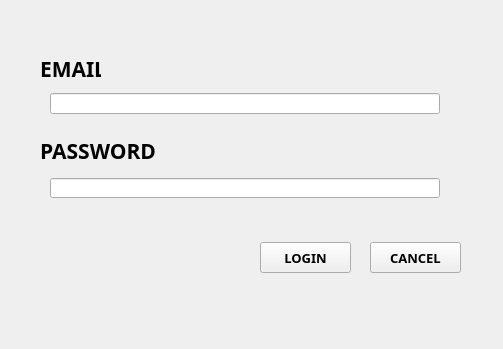
<?xml version="1.0" encoding="UTF-8"?>
<ui version="4.0">
 <class>loginPage</class>
 <widget class="QMainWindow" name="loginPage">
  <property name="geometry">
   <rect>
    <x>0</x>
    <y>0</y>
    <width>503</width>
    <height>349</height>
   </rect>
  </property>
  <property name="minimumSize">
   <size>
    <width>503</width>
    <height>349</height>
   </size>
  </property>
  <property name="maximumSize">
   <size>
    <width>503</width>
    <height>349</height>
   </size>
  </property>
  <property name="windowTitle">
   <string>Login</string>
  </property>
  <widget class="QWidget" name="centralwidget">
   <widget class="QLabel" name="emailText">
    <property name="geometry">
     <rect>
      <x>40</x>
      <y>53</y>
      <width>61</width>
      <height>31</height>
     </rect>
    </property>
    <property name="font">
     <font>
      <family>Bahnschrift SemiBold</family>
      <pointsize>16</pointsize>
      <weight>75</weight>
      <bold>true</bold>
     </font>
    </property>
    <property name="text">
     <string>EMAIL</string>
    </property>
   </widget>
   <widget class="QLabel" name="passwordText">
    <property name="geometry">
     <rect>
      <x>40</x>
      <y>140</y>
      <width>120</width>
      <height>21</height>
     </rect>
    </property>
    <property name="font">
     <font>
      <family>Bahnschrift SemiBold</family>
      <pointsize>16</pointsize>
      <weight>75</weight>
      <bold>true</bold>
     </font>
    </property>
    <property name="text">
     <string>PASSWORD</string>
    </property>
   </widget>
   <widget class="QLineEdit" name="emailEntry">
    <property name="geometry">
     <rect>
      <x>50</x>
      <y>93</y>
      <width>390</width>
      <height>21</height>
     </rect>
    </property>
    <property name="clearButtonEnabled">
     <bool>true</bool>
    </property>
   </widget>
   <widget class="QLineEdit" name="passwordEntry">
    <property name="geometry">
     <rect>
      <x>50</x>
      <y>178</y>
      <width>390</width>
      <height>20</height>
     </rect>
    </property>
    <property name="clearButtonEnabled">
     <bool>true</bool>
    </property>
   </widget>
   <widget class="QPushButton" name="loginButton">
    <property name="geometry">
     <rect>
      <x>260</x>
      <y>242</y>
      <width>91</width>
      <height>31</height>
     </rect>
    </property>
    <property name="font">
     <font>
      <family>Bahnschrift SemiBold</family>
      <pointsize>10</pointsize>
      <weight>75</weight>
      <bold>true</bold>
     </font>
    </property>
    <property name="text">
     <string>LOGIN</string>
    </property>
   </widget>
   <widget class="QPushButton" name="cancleButton">
    <property name="geometry">
     <rect>
      <x>370</x>
      <y>242</y>
      <width>91</width>
      <height>31</height>
     </rect>
    </property>
    <property name="font">
     <font>
      <family>Bahnschrift SemiBold</family>
      <pointsize>10</pointsize>
      <weight>75</weight>
      <bold>true</bold>
     </font>
    </property>
    <property name="text">
     <string>CANCEL</string>
    </property>
   </widget>
  </widget>
 </widget>
 <resources/>
 <connections/>
</ui>
